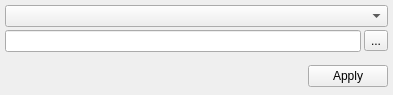
<ui version="4.0" >
 <class>UISettings</class>
 <widget class="QWidget" name="UISettings" >
  <property name="geometry" >
   <rect>
    <x>0</x>
    <y>0</y>
    <width>393</width>
    <height>95</height>
   </rect>
  </property>
  <property name="windowTitle" >
   <string>Settings...</string>
  </property>
  <layout class="QGridLayout" >
   <property name="margin" >
    <number>5</number>
   </property>
   <property name="spacing" >
    <number>3</number>
   </property>
   <item row="1" column="0" >
    <widget class="QLineEdit" name="lePath" >
     <property name="toolTip" >
      <string>Enter the path or file path of the current keywords</string>
     </property>
    </widget>
   </item>
   <item row="1" column="1" >
    <widget class="QToolButton" name="tbBrowse" >
     <property name="cursor" >
      <cursor>13</cursor>
     </property>
     <property name="toolTip" >
      <string>Locate path or file</string>
     </property>
     <property name="text" >
      <string>...</string>
     </property>
     <property name="icon" >
      <iconset resource="../../../../../monkey/src/resources/resources.qrc" >:/Icons/Icons/fileopen.png</iconset>
     </property>
    </widget>
   </item>
   <item row="0" column="0" colspan="2" >
    <widget class="QComboBox" name="cbKeywords" />
   </item>
   <item row="2" column="0" colspan="2" >
    <spacer>
     <property name="orientation" >
      <enum>Qt::Vertical</enum>
     </property>
     <property name="sizeHint" >
      <size>
       <width>383</width>
       <height>16</height>
      </size>
     </property>
    </spacer>
   </item>
   <item row="3" column="0" colspan="2" >
    <layout class="QHBoxLayout" >
     <property name="margin" >
      <number>0</number>
     </property>
     <property name="spacing" >
      <number>0</number>
     </property>
     <item>
      <spacer>
       <property name="orientation" >
        <enum>Qt::Horizontal</enum>
       </property>
       <property name="sizeHint" >
        <size>
         <width>301</width>
         <height>27</height>
        </size>
       </property>
      </spacer>
     </item>
     <item>
      <widget class="QDialogButtonBox" name="bbDialog" >
       <property name="sizePolicy" >
        <sizepolicy>
         <hsizetype>4</hsizetype>
         <vsizetype>0</vsizetype>
         <horstretch>0</horstretch>
         <verstretch>0</verstretch>
        </sizepolicy>
       </property>
       <property name="cursor" >
        <cursor>13</cursor>
       </property>
       <property name="orientation" >
        <enum>Qt::Horizontal</enum>
       </property>
       <property name="standardButtons" >
        <set>QDialogButtonBox::Apply</set>
       </property>
      </widget>
     </item>
    </layout>
   </item>
  </layout>
 </widget>
 <resources>
  <include location="../../../../../monkey/src/resources/resources.qrc" />
 </resources>
 <connections/>
</ui>
